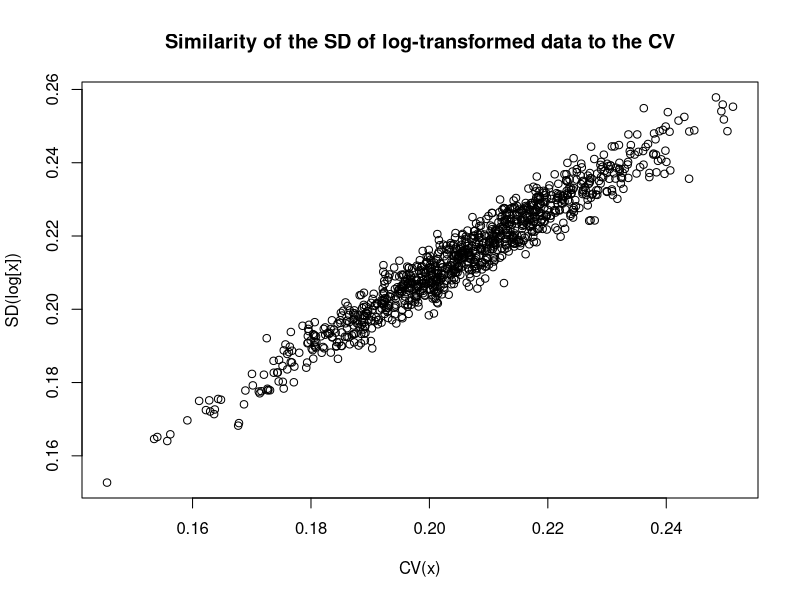

Reproduce this figure in R.
#Use simulated data to show the close relationship between the SD of log-transformed data and the CV on arithmetic scale.

computeCV = function(data){
  n = sum(!is.na(data), na.rm=T)
  CV = sqrt(var(data, na.rm=T))/mean(data, na.rm=T)
  return(CV)
}

computeSDlog = function(data){
  n = sum(!is.na(data), na.rm=T)
  SDlog = sqrt(var(log(data), na.rm=T))
  return(SDlog)
}

#You may need e.g. the rnorm function and a for-loop to achieve this.

x = rnorm(50, 10, 2)
cv_x = computeCV(x)
sdlog_x = computeSDlog(x)

#start with comparing the two values for a single case,

c(CV = cv_x, SDlog = sdlog_x)

#then build a matrix to hold the paired values,

#two single values comparison:
#pairedvals = matrix(c(cv_x, sdlog_x), ncol = 2)

pairedvals = matrix(NA, nrow = 1000, ncol = 2)
colnames(pairedvals) = c("CV", "SDlog")

#and finally use a for-loop to populate the matrix.

for(i in 1:1000){
  sample1 = sample(x, replace=TRUE)
  pairedvals[i, 1] = computeCV(sample1)
  pairedvals[i, 2] = computeSDlog(sample1)
}

#Graph generation
plot(pairedvals[, 1], pairedvals[, 2],
     type = "p",
     main = "Similarity of the SD of log-transformed data to the CV",
     xlab = "CV(x)",
     ylab = "SD(log[x])")
